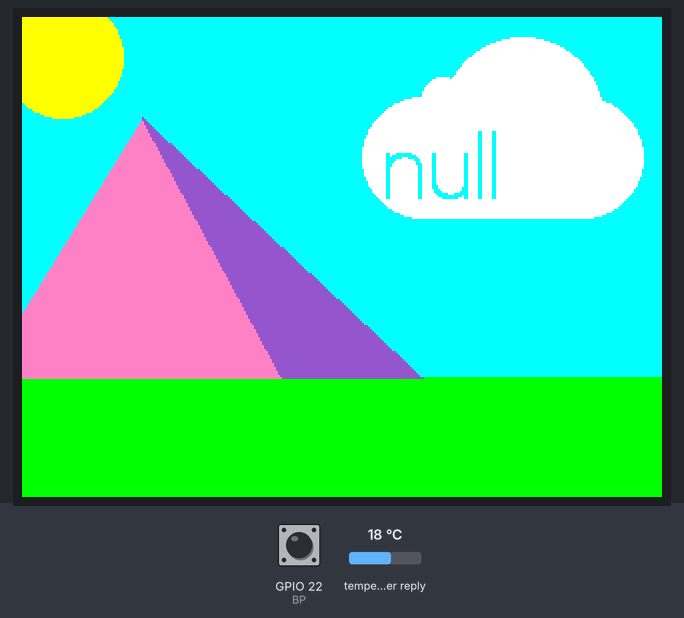
This sketch was run on a simulated ESP32. Parts: 320×240 colour display. The test bench sets the inputs (shaded band); at power-on: GPIO 22 (BP) HIGH, temperature in the weather reply 18 °C. WiFi joins after 1.5 s; servers stay silent unless stated; uploads are accepted with an empty reply; web services answer with replies made up by the test bench; what the sketch prints to the serial monitor is not drawn.

Above: at 3.2 s.
3.3 s: GPIO 22 (BP) pulled LOW for 3.2 s
At 4.0 s:
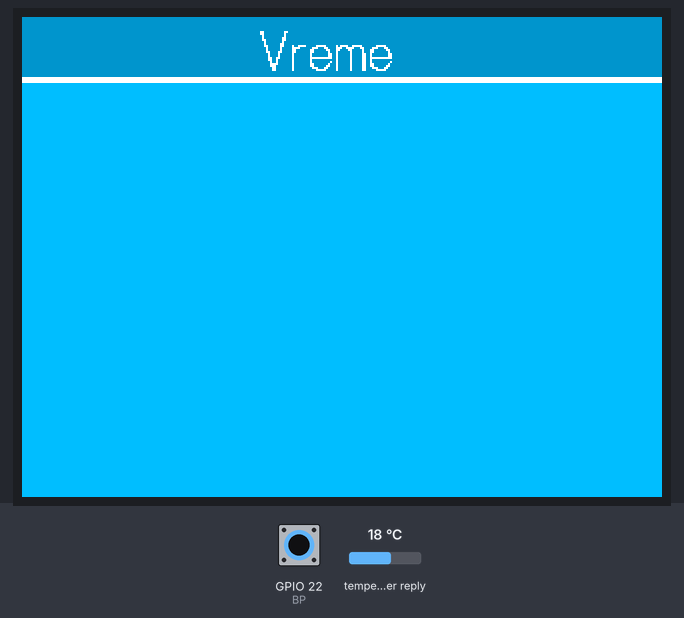
8.0 s: GPIO 22 (BP) pulled LOW for 0.15 s
At 11.01 s:
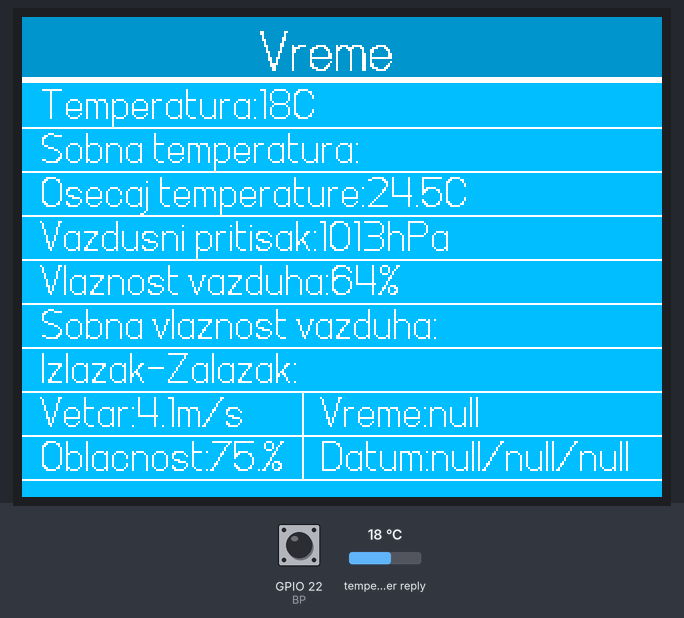
11.1 s: GPIO 22 (BP) pulled LOW for 1 s
At 11.35 s:
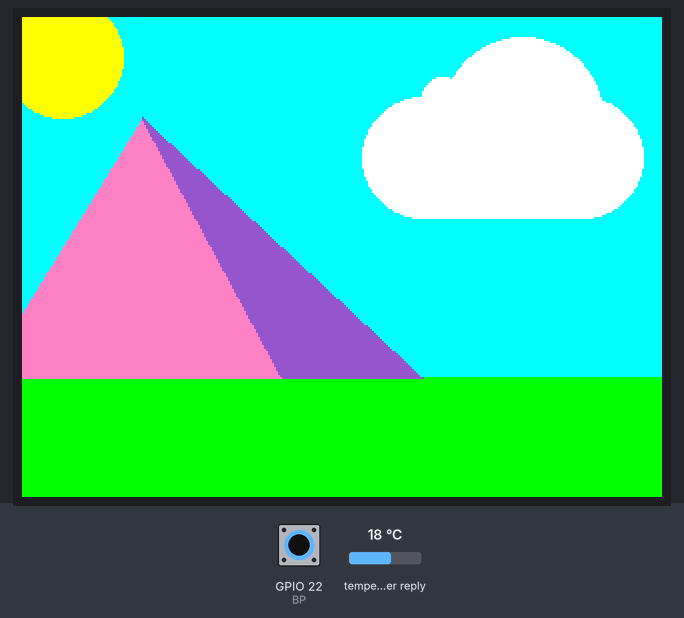
Timing chart, 0 to 14.1 s (numbered marks = the images above; inputs shaded):
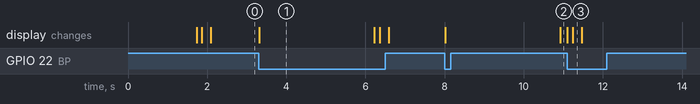

Measured:
- after the input at 3.3 s, the display: changes at once (image 1)
- after the input at 8.0 s, the display: first changes at once (image 2 shows a later state)
- after the input at 11.1 s, the display: first changes at once (image 3 shows a later state)
- what the display in image 1 shows lasts 2.9 s, from 3.3 s to 6.2 s

The sketch:

Main.ino
```cpp
#include <DHT.h>
#include <WiFi.h>
#include <SPI.h>
#include "Adafruit_GFX.h"
#include "Adafruit_ILI9341.h"
#include "TimeApi.h"
#include "font14.h"
#include "font10.h"
#include "font.h"
//#include "tools.h"
#include "weather.h"
#include "wolfram.h"
//                             __
//                            |  |
//              ___       ____|  |____
//            /  _  \    |____    ____|
//           /  / \  \        |  |
//          /  /___\  \       |__|
//         /   _____   \
//        /   /     \   \
//       /   /       \   \
//      /___/         \___\
//
//
//Setup pins
//static const uint8_t D0   = 16;
//static const uint8_t D1   = 5;
//static const uint8_t D2   = 4;
//static const uint8_t D3   = 0;
//static const uint8_t D4   = 2;
//static const uint8_t D5   = 14;
//static const uint8_t D6   = 12;
//static const uint8_t D7   = 13;
//static const uint8_t D8   = 15;
//static const uint8_t D9   = 3;
//static const uint8_t D10  = 1;
static const uint8_t BP  = 22;
bool state=false;
String arr[][4]={
              {"50","10","Temperatura:",""},
              {"72","10","Sobna temperatura:",""},
              {"94","10","Osecaj temperature:",""},
              {"116","10","Vazdusni pritisak:",""},
              {"138","10","Vlaznost vazduha:",""},
              {"160","10","Sobna vlaznost vazduha:",""},
              {"182","10","Izlazak-Zalazak:",""},
              {"204","10","Vetar:","m/s"},
              {"204","150","Vreme:","20:43"},
              {"226","10","Oblacnost:","100%"},
              {"226","150","Datum:","25/8/18"},
              };


String arout[13];
#ifdef __cplusplus
extern "C" {
#endif
uint8_t temprature_sens_read();
#ifdef __cplusplus
}
#endif
uint8_t temprature_sens_read();


const char* ssid = "JJZ";
const char* password = "JJZ_akademik4";
//const char* ssid = "Nemanja";
//const char* password = "index1894";
//const char* ssid = "Ognjanovic";
//const char* password = "arhitekta38";

int previd=0;

#define BG 1535
//Setup Display
int countChr(String string,String item){
  int counter=0;
  while(string.indexOf(item)!=-1){
    yield();
    counter++;
    string=string.substring(string.indexOf(item)+1,string.length());
  }
  return counter;
}
#define TFT_DC 4
#define TFT_CS 15
#define TFT_RST 2
#define TFT_MISO 23
#define TFT_MOSI 18
#define TFT_CLK 19

Adafruit_ILI9341 tft = Adafruit_ILI9341(TFT_CS, TFT_DC, TFT_MOSI, TFT_CLK, TFT_RST, TFT_MISO);
//Setup DHT
//DHT dht(2, DHT11);
class Weather{
  public:
    void load(){
      //Draw stationary objects
      tft.setTextColor(ILI9341_WHITE);
      tft.fillRect(0,0,320,30,tft.color565(0, 150, 205));
      tft.drawLine(0,30,320,30,ILI9341_WHITE);
      tft.drawLine(0,31,320,31,ILI9341_WHITE);
      tft.drawLine(0,32,320,32,ILI9341_WHITE);
      //tft.drawLine(160,188,160,230,ILI9341_WHITE);
      tft.setFont(&Supermarketed14pt7b);
      tft.setCursor(120,26);
      tft.println("Vreme");

      //reset wdt
      yield();
    }
    void reload(){
      tft.setTextColor(ILI9341_WHITE);
      tft.fillRect(0,33,320,240,tft.color565(0, 191, 255));
      tft.setFont(&Supermarketed10pt7b);

      arr[0][3]=String(String(temperature()).toInt())+"°C";
//      arr[1][3]=String((temprature_sens_read()-32)/1.8)+"°C";
      arr[2][3]=String(heatIndex()).substring(0,String(heatIndex()).indexOf(".")+2)+"°C";
      arr[3][3]=String(String(pressure()).toInt())+"hPa";
      arr[4][3]=String(String(humidity()).toInt())+"%";
      arr[7][3]=String(wind()).substring(0,String(wind()).indexOf(".")+2)+"m/s";
      arr[8][3]=getFullTime(RawTime());
      arr[9][3]=String(clouds()).substring(0,String(clouds()).indexOf(".")+1)+"%";
      Serial.println(DateToUnix(2018,9,20,2,40,10));
      arr[10][3]=getDate(RawTime());


      for(int i=55;i<240;i+=22){
        tft.drawLine(0,i,320,i,ILI9341_WHITE);
        yield();
      }
      for(int i=0;i<=10;i++){
        tft.setCursor(arr[i][1].toInt(),arr[i][0].toInt());
        tft.println(arr[i][2]+arr[i][3]);
      }
      tft.drawLine(140,188,140,230,ILI9341_WHITE);
    }
};
class Home{
  public:
    String request;
    void load(){
      tft.fillScreen(ILI9341_CYAN);
      yield();
      tft.fillRect(0,180,320,100,ILI9341_GREEN);
      tft.fillCircle(20,20,30,ILI9341_YELLOW);
      yield();
      tft.fillTriangle(-20,180,60,50,200,180,ILI9341_PINK);
      tft.fillTriangle(130,180,60,50,200,180,tft.color565(144,84,204));
      yield();
      tft.fillCircle(280,70,30,ILI9341_WHITE);
      tft.fillCircle(200,70,30,ILI9341_WHITE);
      yield();
      tft.fillCircle(250,50,40,ILI9341_WHITE);
      tft.fillCircle(210,40,10,ILI9341_WHITE);
      yield();
      tft.fillRect(200,40,80,61,ILI9341_WHITE);
      tft.setFont(&Supermarketed24pt7b);
      yield();
    }
    void reload(){
      request=getFullTime(RawTime());
      tft.fillCircle(280,70,30,ILI9341_WHITE);
      tft.fillCircle(200,70,30,ILI9341_WHITE);
      tft.fillCircle(250,50,40,ILI9341_WHITE);
      tft.fillCircle(210,40,10,ILI9341_WHITE);
      tft.fillRect(200,40,80,61,ILI9341_WHITE);
      if(countChr(request,"1")==0){
        tft.setCursor(182, 90);
      }else if(countChr(request,"1")==1){
        tft.setCursor(195, 90);
      }else if(countChr(request,"1")==2){
        tft.setCursor(200, 90);
      }else if(countChr(request,"1")==3){
        tft.setCursor(210, 90);
      }else{
        tft.setCursor(218, 90);
      }
      tft.setTextColor(ILI9341_CYAN);
      tft.setTextSize(1);
      yield();
      tft.println(request);
      yield();
    }
};
Weather Weather;
Home Home;
void setup() {
  //Display configuration
  tft.begin();
  //int BG=tft.color565(0, 191, 255);
  tft.setTextWrap(false);
  tft.setRotation(3);
  tft.fillScreen(BG);
  tft.setFont(&Supermarketed24pt7b);
  tft.setCursor(85,135);
  tft.println("AlexaOS");
  //dht.begin();
  Serial.begin(115200);
  WiFi.begin(ssid, password);
  //buttons (unfinished)
  pinMode(BP,INPUT_PULLUP);
  //wifi to respond...
  int i=0;
  while (WiFi.status() != WL_CONNECTED) {
    delay(500);
    Serial.print(".");
    if(i>20){
      Serial.println("No internet connection!");
      break;
    }
    i++;
  }
  Home.load();
  Home.reload();
}


bool current;
int start=millis();
void loop() {
  if(digitalRead(BP)==LOW){
    if(state==false){
      state=true;
    }else{
      state=false;
    }
    current=true;
  }
  if(current==true){
    if(state==true){
      Weather.load();
      Weather.reload();
    }else{

      Home.load();
      Home.reload();
    }
  }
  if(millis()-start>60000 && state==false){
    start+=60000;
    Home.reload();
  }else if(millis()-start>60000 && state==true){
    start+=60000;
    Weather.reload();
  }
  current=false;
  delay(1);
}
```

TimeApi.h
```cpp
#include <ArduinoJson.h>
#include <HTTPClient.h>
#include <WiFi.h>

String RawTime(){
  if (WiFi.status() == WL_CONNECTED) {
    HTTPClient http;
    http.begin("http://worldclockapi.com/api/jsonp/cet/now?callback=m");
    int httpCode = http.GET();
    if (httpCode > 0) {
      String payload = http.getString();
      http.end();
      payload=payload.substring(payload.indexOf("m(")+2,payload.indexOf(");"));
      return payload;
    }
    http.end();
  }
  return "None";

}

String DateToUnix(int Y,int M,int D,int h,int m,int s){
  if (WiFi.status() == WL_CONNECTED) {
    HTTPClient http;
    String q=String(Y)+"-"+String(M)+"-"+String(D)+"%20"+String(h)+":"+String(m)+":"+String(s);
    http.begin("http://www.convert-unix-time.com/api?timezone=belgrade&date="+String(q));
    int httpCode = http.GET();
    if (httpCode > 0) {
      String payload = http.getString();
      http.end();
      return payload;
    }
    http.end();
  }
}


int getHour(String json){
  StaticJsonDocument<1000> doc;
  DeserializationError error = deserializeJson(doc, json);
  JsonObject root = doc.as<JsonObject>();
  String timex = root["currentDateTime"];
  int startc=timex.indexOf("T");
  int endc=timex.indexOf("+");
  timex=timex.substring(startc+1,endc);
  String hours=timex.substring(1,3);
  return hours.toInt();

}
String getFullTime(String json){
  StaticJsonDocument<1000> doc;
  DeserializationError error = deserializeJson(doc, json);
  JsonObject root = doc.as<JsonObject>();
  String timex = root["currentDateTime"];
  int startc=timex.indexOf("T");
  int endc=timex.indexOf("+");
  timex=timex.substring(startc+1,endc);
  return timex;
}

int getMinute(String json){
  StaticJsonDocument<1000> doc;
  DeserializationError error = deserializeJson(doc, json);
  JsonObject root = doc.as<JsonObject>();
  String timex = root["currentDateTime"];
  int startc=timex.indexOf("T");
  int endc=timex.indexOf("+");
  String minute=timex.substring(startc+4,endc);
  int minu=minute.toInt();
  return minu;
}
String getDate(String json,String format="DMY",String delimiter="/"){
  StaticJsonDocument<1000> doc;
  DeserializationError error = deserializeJson(doc, json);
  JsonObject root = doc.as<JsonObject>();
  String timex = root["currentDateTime"];
  String times = timex.substring(0,timex.indexOf("T"));
  times.replace("-","/");

  String y=times.substring(0,times.indexOf("/"));
  times=times.substring(times.indexOf("/")+1,times.length());
  String m=times.substring(0,times.indexOf("/"));
  times=times.substring(times.indexOf("/")+1,times.length());
  String d=times;
  if(m.toInt()<10){
      m.replace("0"," ");
  }
  if(d.toInt()<10){
      d.replace("0"," ");
  }
  times="";
  times=d+"/"+m+"/"+y;

  return times;
}
```

weather.h
```cpp
#include <HTTPClient.h>
#include <WiFi.h>
#include <ArduinoJson.h>

String rawforecast(){
  if (WiFi.status() == WL_CONNECTED) {
    HTTPClient http;
    http.begin("http://api.openweathermap.org/data/2.5/weather?appid=26a1f9e391fb15bf1c28c5c3cf9b910c&units=metric&q=Novi%20Sad");
    int httpCode = http.GET();
    if (httpCode > 0) {
      String payload = http.getString();
      http.end();
      return payload;
    }
    http.end();

  }
  return "None";
}

//String unixConversion(long int unixtime){
//    unixtime/=86400;
//    int i=0;
//    while(unixtime>=365){
//        i++;
//        if((i+1970)%4==0){
//            unixtime-=366;
//        }else{
//            unixtime-=365;
//        }
//    }
//    int year=i+1970;
//    int mounth[][2]={{1,31},{2,28},{3,31},{4,30},{5,31},{6,30},{7,31},{8,31},{9,30},{10,31},{11,30},{12,31}};
//    if(year%4==0){
//      mounth[1][1]=29;
//    }
//    int mounthf=0;
//    for(int j=0;j<=12;j++){
//      if(unixtime-mounth[j][1]>0){
//          unixtime-=mounth[j][1];
//          mounthf+=1;
//      }else{
//        break;
//      }
//    }
//    mounthf+=1;
//    return "Y"+String(year)+"Y2:M"+String(mounthf)+"M2:D"+String(unixtime+1)+"D2";
//
//}


float temperature(){
  StaticJsonDocument<1000> doc;
  String json=rawforecast();
  DeserializationError error = deserializeJson(doc, json);
  JsonObject root = doc.as<JsonObject>();
  float temp = root["main"]["temp"];
  return temp;
}

//String fivedays(){
//    if (WiFi.status() == WL_CONNECTED) {
//    HTTPClient http;
//    http.begin("http://api.openweathermap.org/data/2.5/weather?appid=26a1f9e391fb15bf1c28c5c3cf9b910c&units=metric&q=Novi%20Sad");
//    int httpCode = http.GET();
//    if (httpCode > 0) {
//      String payload = http.getString();
//      http.end();
//      return payload;
//    }
//    http.end();
//
//  }
//  return "Internet fail.";
//}


String weather(){
  StaticJsonDocument<1000> doc;
  String json=rawforecast();
  DeserializationError error = deserializeJson(doc, json);
  JsonObject root = doc.as<JsonObject>();
  String weather = root["weather"][0]["main"];
  return weather;
}


float pressure(){
  StaticJsonDocument<1000> doc;
  String json=rawforecast();
  DeserializationError error = deserializeJson(doc, json);
  JsonObject root = doc.as<JsonObject>();
  float pressure = root["main"]["pressure"];
  return pressure;
}


float humidity(){
  StaticJsonDocument<1000> doc;
  String json=rawforecast();
  DeserializationError error = deserializeJson(doc, json);
  JsonObject root = doc.as<JsonObject>();
  float humidity = root["main"]["humidity"];
  return humidity;
}


float wind(){
  StaticJsonDocument<1000> doc;
  String json=rawforecast();
  DeserializationError error = deserializeJson(doc, json);
  JsonObject root = doc.as<JsonObject>();
  float wind = root["wind"]["speed"];
  return wind;
}


float clouds(){
  StaticJsonDocument<1000> doc;
  String json=rawforecast();
  DeserializationError error = deserializeJson(doc, json);
  JsonObject root = doc.as<JsonObject>();
  float clouds = root["clouds"]["all"];
  return clouds;
}

//double heatIndex()
//{
//  double tempF=temperature()*1.8-32;
//  double hum=humidity();
//  double c1 = -42.38, c2 = 2.049, c3 = 10.14, c4 = -0.2248, c5= -6.838e-3, c6=-5.482e-2, c7=1.228e-3, c8=8.528e-4, c9=-1.99e-6  ;
//  double T = tempF;
//  double R = hum;
//
//  double A = (( c5 * T) + c2) * T + c1;
//  double B = ((c7 * T) + c4) * T + c3;
//  double C = ((c9 * T) + c8) * T + c6;
//
//  double rv = (C * R + B) * R + A;
//  return (rv-32)/1.8;
//}
double heatIndex()
{
  double tempF=temperature()*1.8+32;
  double hum=humidity();
  double c1 = -42.38, c2 = 2.049, c3 = 10.14, c4 = -0.2248, c5= -6.838e-3, c6=-5.482e-2, c7=1.228e-3, c8=8.528e-4, c9=-1.99e-6 ;
  double T = tempF;
  double R = hum;
  double T2 = T*T;
  double R2 = R*R;
  double TR = T*R;
  double rv = c1 + c2*T + c3*R + c4*T*R + c5*T2 + c6*R2 + c7*T*TR + c8*TR*R + c9*T2*R2;
  return (rv-32)/1.8;
}

String image(){
  StaticJsonDocument<1000> doc;
  String json=rawforecast();
  DeserializationError error = deserializeJson(doc, json);
  JsonObject root = doc.as<JsonObject>();
  String image = root["weather"][0]["icon"];
  return image;
}
```

wolfram.h
```cpp
#include <HTTPClient.h>
#include <WiFi.h>

String query(String text){
  if (WiFi.status() == WL_CONNECTED) {
    HTTPClient http;
    text.replace("%","%25");
    text.replace("+","%2B");
    text.replace("-","-");
    text.replace("/","/");
    text.replace("*","%2A");
    text.replace("°","%C2%B0");
    text.replace("α","%CE%B1");
    text.replace("ß","%C3%9F");
    text.replace("<","%3C");
    text.replace("÷","%C3%B7");
    text.replace("ε","%CE%B5");
    text.replace("^","%5E");
    text.replace("∩","%E2%88%A9");
    text.replace("⌡","%E2%8C%A1");
    text.replace(">","%3E");
    text.replace("±","%C2%B1");
    text.replace("⌠","%E2%8C%A0");
    text.replace("≤","%E2%89%A4");
    text.replace("ƒ","%C6%92");
    text.replace("&","%26");
    text.replace("≈","%E2%89%88");
    text.replace("σ","%CF%83");
    text.replace("Θ","%CE%98");
    text.replace("τ","%CF%84");
    text.replace("∞","%E2%88%9E");
    text.replace("Σ","%CE%A3");
    text.replace("≥","%E2%89%A5");
    text.replace("δ","%CE%B4");
    text.replace("√","%E2%88%9A");
    text.replace("Γ","%CE%93");
    text.replace("π","%CF%80");
    text.replace("Φ","%CE%A6");
    text.replace("φ","%CF%86");
    text.replace("Ω","%CE%A9");
    text.replace("µ","%C2%B5");
    //this is full api doesnt work cuze json memory http.begin("http://api.wolframalpha.com/v2/query?appid=WHLX88-EA7HXH4HK6&output=json&input="+input);
    //http://api.wolframalpha.com/v1/result?appid=WHLX88-EA7HXH4HK6&output=json&input=
    http.begin("http://api.wolframalpha.com/v1/result?appid=WHLX88-EA7HXH4HK6&output=json&input="+text);
    int httpCode = http.GET();
    if (httpCode > 0) {
      String payload = http.getString();
      http.end();
      return payload;
    }
    http.end();

  }
  return "Internet fail.";
}
```

Source omitted: font.h (data table, 45920 bytes), font10.h (data table, 13315 bytes), font14.h (data table, 19149 bytes)
